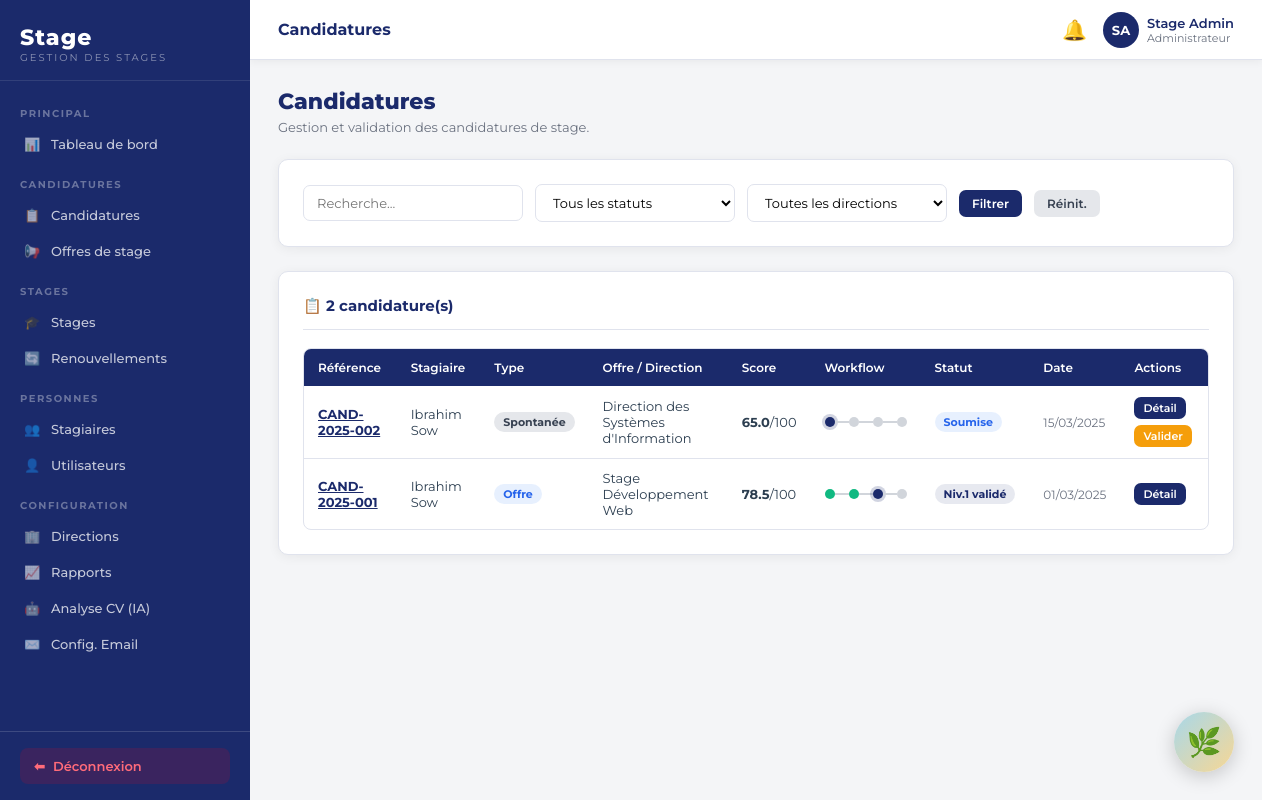
The app's page /backoffice.php?page=candidatures (signed in) with its own data.
### tables this page shows
CREATE TABLE IF NOT EXISTS candidatures (
    id INT AUTO_INCREMENT PRIMARY KEY,
    reference VARCHAR(30) UNIQUE NOT NULL,
    stagiaire_id INT NOT NULL,
    offre_id INT,
    type_candidature ENUM('offre','spontanee') DEFAULT 'spontanee',
    domaine_id INT,
    direction_id INT,
    score_tri DECIMAL(5,2) DEFAULT 0,
    statut_global ENUM('soumise','niv1_en_cours','niv1_valide','validee','niv1_rejete','rejetee','complement') DEFAULT 'soumise',
    motivation TEXT,
    date_candidature TIMESTAMP DEFAULT CURRENT_TIMESTAMP,
    FOREIGN KEY (stagiaire_id) REFERENCES stagiaires(id) ON DELETE CASCADE,
    FOREIGN KEY (offre_id) REFERENCES offres_stage(id) ON DELETE SET NULL,
    FOREIGN KEY (domaine_id) REFERENCES domaines(id) ON DELETE SET NULL,
    FOREIGN KEY (direction_id) REFERENCES directions(id) ON DELETE SET NULL
);

CREATE TABLE IF NOT EXISTS utilisateurs (
    id INT AUTO_INCREMENT PRIMARY KEY,
    nom VARCHAR(100) NOT NULL,
    prenom VARCHAR(100) NOT NULL,
    email VARCHAR(191) NOT NULL UNIQUE,
    mot_de_passe VARCHAR(255) NOT NULL,
    role ENUM('administrateur','habilite','superviseur','directeur','stagiaire') NOT NULL DEFAULT 'stagiaire',
    actif TINYINT(1) DEFAULT 1,
    civilite ENUM('M.','Mme') DEFAULT 'M.',
    created_at TIMESTAMP DEFAULT CURRENT_TIMESTAMP
);

CREATE TABLE IF NOT EXISTS directions (
    id INT AUTO_INCREMENT PRIMARY KEY,
    libelle VARCHAR(150) NOT NULL,
    abreviation VARCHAR(20),
    actif TINYINT(1) DEFAULT 1,
    created_at TIMESTAMP DEFAULT CURRENT_TIMESTAMP
);

CREATE TABLE IF NOT EXISTS offres_stage (
    id INT AUTO_INCREMENT PRIMARY KEY,
    reference VARCHAR(30) UNIQUE NOT NULL,
    titre VARCHAR(200) NOT NULL,
    description TEXT,
    profil_recherche TEXT,
    direction_id INT,
    domaine_id INT,
    niveau_minimum ENUM('bac','bac+2','bac+3','bac+4','bac+5','doctorat') DEFAULT 'bac+3',
    experience_minimale INT DEFAULT 0 COMMENT 'en mois',
    nb_places INT DEFAULT 1,
    date_publication DATE,
    date_limite DATE,
    statut ENUM('ouverte','fermee','archivee') DEFAULT 'ouverte',
    creee_par INT,
    created_at TIMESTAMP DEFAULT CURRENT_TIMESTAMP,
    FOREIGN KEY (direction_id) REFERENCES directions(id) ON DELETE SET NULL,
    FOREIGN KEY (domaine_id) REFERENCES domaines(id) ON DELETE SET NULL,
    FOREIGN KEY (creee_par) REFERENCES utilisateurs(id) ON DELETE SET NULL
);

### backoffice.php (called while the page is built, shortened)
<?php
require_once __DIR__ . '/config.php';
$page = preg_replace('/[^a-zA-Z0-9_\-]/', '', $_GET['page'] ?? 'dashboard');
$file = __DIR__ . "/pages/admin/{$page}.php";
include $file;

### pages/admin/candidatures.php (the view, shortened to what this page needs)
<?php
require_once __DIR__ . '/../../includes/header.php';
$pdo = getPDO();
$fSearch = trim($_GET['q'] ?? '');
$where = ['1=1'];
$params = [];
$sql = 'SELECT c.*, u.nom, u.prenom, o.titre as offre_titre, d.libelle as direction_libelle FROM candidatures c JOIN stagiaires s ON s.id = c.stagiaire_id JOIN utilisateurs u ON u.id = s.utilisateur_id LEFT JOIN offres_stage o ON o.id = c.offre_id LEFT JOIN directions d ON d.id = c.direction_id WHERE ' . implode(' AND ', $where) . ' ORDER BY c.date_candidature DESC';
$stmt = $pdo->prepare($sql);
$stmt->execute($params);
$candidatures = $stmt->fetchAll();
?>
<div class="page-header">
  <h1>Candidatures</h1>
  <p>Gestion et validation des candidatures de stage.</p>
</div>
<div class="card mb-6">
  <form method="get" class="filter-bar" style="margin-bottom:0">
    <input type="text" name="q" class="form-control" placeholder="Recherche..." value="<?= h($fSearch) ?>" style="max-width:220px">
    <select name="statut" class="form-control" style="max-width:200px">
      <option value="">Tous les statuts</option>
    </select>
    <select name="direction" class="form-control" style="max-width:200px">
      <option value="">Toutes les directions</option>
    </select>
    <button type="submit" class="btn btn-primary btn-sm">Filtrer</button>
    <a href="backoffice.php?page=candidatures" class="btn btn-secondary btn-sm">R&eacute;init.</a>
  </form>
</div>
<div class="card">
  <div class="card-header">
    <span class="card-title">📋 <?= count($candidatures) ?> candidature(s)</span>
  </div>
  <?php if (empty($candidatures)): ?>
  <div class="empty-state"><div class="empty-icon">📋</div><p>Aucune candidature trouv&eacute;e.</p></div>
  <?php else: ?>
  <div class="table-wrap">
    <table>
      <thead>
        <tr>
          <th>R&eacute;f&eacute;rence</th>
          <th>Stagiaire</th>
          <th>Type</th>
          <th>Offre / Direction</th>
          <th>Score</th>
          <th>Workflow</th>
          <th>Statut</th>
          <th>Date</th>
          <th>Actions</th>
        </tr>
      </thead>
      <tbody>
        <?php foreach ($candidatures as $c): ?>
        <tr>
          <td><a href="backoffice.php?page=candidature_detail&id=<?= $c['id'] ?>" class="fw-bold" style="color:var(--navy)"><?= h($c['reference']) ?></a></td>
          <td><?= h($c['prenom'] . ' ' . $c['nom']) ?></td>
          <td><?= $c['type_candidature']==='offre'?'<span class="badge badge-info">Offre</span>':'<span class="badge badge-secondary">Spontan&eacute;e</span>' ?></td>
          <td><?= h($c['offre_titre'] ?? ($c['direction_libelle'] ?? 'N/A')) ?></td>
          <td><strong><?= number_format((float)$c['score_tri'],1) ?></strong>/100</td>
          <td><?= workflowDots($c['statut_global']) ?></td>
          <td><?= statusBadge($c['statut_global']) ?></td>
          <td class="text-sm text-muted"><?= h(date('d/m/Y', strtotime($c['date_candidature']))) ?></td>
          <td>
            <div class="td-actions">
              <a href="backoffice.php?page=candidature_detail&id=<?= $c['id'] ?>" class="btn btn-primary btn-xs">D&eacute;tail</a>
              <?php if (in_array($c['statut_global'], ['soumise','niv1_en_cours'], true) && hasRole('administrateur','habilite','superviseur')): ?>
              <button class="btn btn-warning btn-xs" onclick="openModal('modal-valider-<?= $c['id'] ?>')">Valider</button>
              <?php endif; ?>
            </div>
          </td>
        </tr>
        <?php endforeach; ?>
      </tbody>
    </table>
  </div>
  <?php endif; ?>
</div>
<?php require_once __DIR__ . '/../../includes/footer.php'; ?>

### config.php (shortened to what this page needs)
<?php
function h(string $s): string {
    return htmlspecialchars($s, ENT_QUOTES, 'UTF-8');
}
function hasRole(string ...$roles): bool {
    return in_array($_SESSION['user']['role'], $roles, true);
}
function workflowDots(string $statut): string {
    $steps = [
        'soumise'        => 1,
        'niv1_en_cours'  => 2,
        'niv1_valide'    => 3,
        'validee'        => 4,
        'niv1_rejete'    => -1,
        'rejetee'        => -2,
        'complement'     => 0,
    ];
    $current = $steps[$statut] ?? 1;
    $labels  = ['Soumise', 'Niv.1', 'Niv.2', 'Validée'];
    $html = '<div class="workflow-dots">';
    foreach ($labels as $i => $label) {
        $step = $i + 1;
        if ($current < 0) {
            $cls = $step <= abs($current) ? 'rejected' : 'pending';
        } elseif ($step < $current) {
            $cls = 'done';
        } elseif ($step === $current) {
            $cls = 'active';
        } else {
            $cls = 'pending';
        }
        $html .= "<span class=\"dot $cls\" title=\"$label\"></span>";
        if ($i < count($labels) - 1) $html .= '<span class="dot-line"></span>';
    }
    $html .= '</div>';
    return $html;
}
function statusBadge(string $statut): string {
    $map = [
        'soumise'        => ['Soumise', 'badge-info'],
        'niv1_en_cours'  => ['Niv.1 en cours', 'badge-warning'],
        'niv1_valide'    => ['Niv.1 validé', 'badge-primary'],
        'validee'        => ['Validée', 'badge-success'],
        'niv1_rejete'    => ['Niv.1 rejeté', 'badge-danger'],
        'rejetee'        => ['Rejetée', 'badge-danger'],
        'complement'     => ['Complément requis', 'badge-warning'],
        'preparation'    => ['Préparation', 'badge-info'],
        'en_cours'       => ['En cours', 'badge-success'],
        'renouvele'      => ['Renouvelé', 'badge-primary'],
        'termine'        => ['Terminé', 'badge-secondary'],
        'interrompu'     => ['Interrompu', 'badge-warning'],
        'annule'         => ['Annulé', 'badge-danger'],
        'ouverte'        => ['Ouverte', 'badge-success'],
        'fermee'         => ['Fermée', 'badge-warning'],
        'archivee'       => ['Archivée', 'badge-secondary'],
        'en_attente'     => ['En attente', 'badge-warning'],
        'valide'         => ['Validé', 'badge-success'],
        'rejete'         => ['Rejeté', 'badge-danger'],
        'precisions'     => ['Précisions requises', 'badge-info'],
        'valide_v'       => ['Validé', 'badge-success'],
        'rejete_v'       => ['Rejeté', 'badge-danger'],
    ];
    [$label, $cls] = $map[$statut] ?? [ucfirst($statut), 'badge-secondary'];
    return "<span class=\"badge $cls\">" . h($label) . '</span>';
}

### includes/header.php (style rules this page uses)
*,*::before,*::after { box-sizing:border-box;margin:0;padding:0 }
html { font-size:15px }
body { font-family:'Montserrat',sans-serif;background:#f4f5f7;color:#2c3e50;display:flex;min-height:100vh }
:root { --navy:#1b2a6b; --navy-dark:#132050; --navy-light:#2d3f8c; --red:#e8001c; --red-dark:#c0001a; --gray-bg:#f4f5f7; --gray-border:#e0e3ed; --gray-text:#6b7280; --white:#ffffff; --success:#10b981; --warning:#f59e0b; --info:#3b82f6; --sidebar-w:250px; }
.page-header { margin-bottom:24px; }
.page-header h1 { font-size:22px;font-weight:800;color:var(--navy); }
.page-header p { color:var(--gray-text);font-size:13px;margin-top:4px; }
.card { background:#fff;border-radius:10px;padding:24px;box-shadow:0 2px 12px rgba(0,0,0,.06);border:1px solid var(--gray-border); }
.card-header { display:flex;align-items:center;justify-content:space-between;margin-bottom:18px;padding-bottom:14px;border-bottom:1px solid var(--gray-border); }
.card-title { font-size:15px;font-weight:700;color:var(--navy); }
.card + .card { margin-top:20px; }
.btn { display:inline-flex;align-items:center;gap:6px; padding:9px 18px;border-radius:7px; font-size:13px;font-weight:600;font-family:inherit; border:none;cursor:pointer;transition:all .2s; text-decoration:none;white-space:nowrap; }
.btn-primary { background:var(--navy);color:#fff; }
.btn-warning { background:var(--warning);color:#fff; }
.btn-secondary { background:#e5e7eb;color:#374151; }
.btn-sm { padding:6px 13px;font-size:12px; }
.btn-xs { padding:4px 9px;font-size:11px; }
.badge { display:inline-flex;align-items:center; padding:3px 9px;border-radius:99px; font-size:11px;font-weight:700;white-space:nowrap; }
.badge-info { background:rgba(59,130,246,.12);color:#2563eb; }
.badge-primary { background:rgba(27,42,107,.1);color:var(--navy); }
.badge-secondary { background:#e5e7eb;color:#374151; }
.table-wrap { overflow-x:auto;border-radius:8px;border:1px solid var(--gray-border); }
table { width:100%;border-collapse:collapse;font-size:13px; }
thead th { background:var(--navy);color:#fff;padding:11px 14px;font-weight:600;font-size:12px;text-align:left;white-space:nowrap; }
tbody td { padding:11px 14px;border-bottom:1px solid var(--gray-border);vertical-align:middle; }
tbody tr:last-child td { border-bottom:none; }
.td-actions { display:flex;gap:6px;flex-wrap:wrap; }
.form-control { width:100%;padding:9px 13px; border:1.5px solid var(--gray-border);border-radius:7px; font-size:13px;font-family:inherit; transition:border-color .2s;background:#fff; }
.workflow-dots { display:flex;align-items:center;gap:0; }
.dot { width:10px;height:10px;border-radius:50%;flex-shrink:0; }
.dot.done { background:var(--success); }
.dot.active { background:var(--navy);box-shadow:0 0 0 3px rgba(27,42,107,.2); }
.dot.pending { background:#d1d5db; }
.dot-line { flex:1;height:2px;background:#d1d5db;min-width:14px; }
.text-muted { color:var(--gray-text); }
.text-sm { font-size:12px; }
.fw-bold { font-weight:700; }
.mb-6 { margin-bottom:24px; }
.filter-bar { display:flex;align-items:center;gap:12px;flex-wrap:wrap;margin-bottom:16px; }
.filter-bar .form-control { max-width:200px; }

### records on screen
candidatures: reference "CAND-2025-002", utilisateurs.prenom+nom "Ibrahim Sow", type_candidature "Spontanée", direction.libelle "Direction des Systèmes d'Information", score_tri "65.0", label "Soumise", date_candidature "15/03/2025"
candidatures: reference "CAND-2025-001", utilisateurs.prenom+nom "Ibrahim Sow", type_candidature "Offre", offre.titre "Stage Développement Web", score_tri "78.5", label "Niv.1 validé", date_candidature "01/03/2025"

### other values on screen
STAGIA_PAGE ?: 'Stage' "Candidatures"
$initiales "SA"
$prenom . ' ' . $nom "Stage Admin"
$user['role'] "Administrateur"
count($candidatures) "2"
